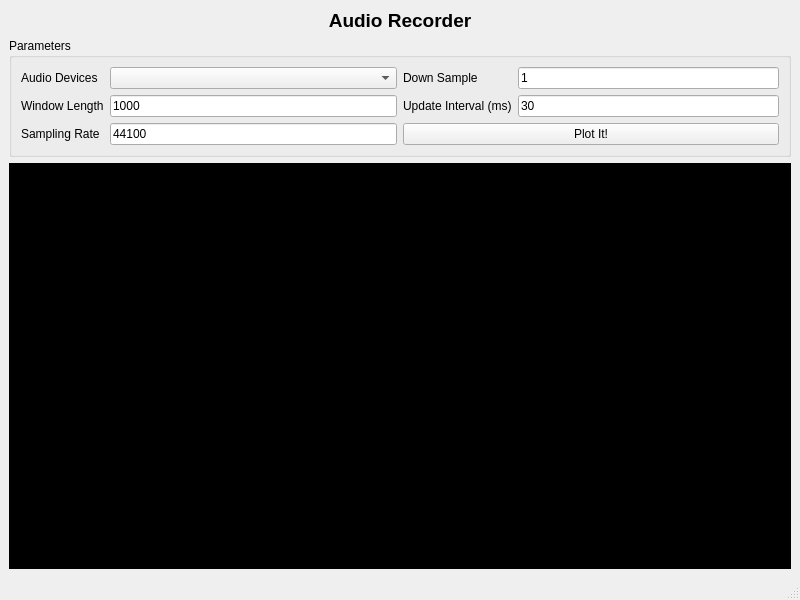
<?xml version="1.0" encoding="UTF-8"?>
<ui version="4.0">
 <class>MainWindow</class>
 <widget class="QMainWindow" name="MainWindow">
  <property name="geometry">
   <rect>
    <x>0</x>
    <y>0</y>
    <width>800</width>
    <height>600</height>
   </rect>
  </property>
  <property name="windowTitle">
   <string>MainWindow</string>
  </property>
  <widget class="QWidget" name="centralwidget">
   <layout class="QGridLayout" name="gridLayout_4">
    <item row="0" column="1">
     <widget class="QLabel" name="title_label">
      <property name="text">
       <string>&lt;html&gt;&lt;head/&gt;&lt;body&gt;&lt;p&gt;&lt;span style=&quot; font-size:14pt; font-weight:700;&quot;&gt;Audio Recorder&lt;/span&gt;&lt;/p&gt;&lt;/body&gt;&lt;/html&gt;</string>
      </property>
      <property name="alignment">
       <set>Qt::AlignCenter</set>
      </property>
     </widget>
    </item>
    <item row="2" column="1">
     <widget class="QWidget" name="matplot_widget" native="true">
      <property name="sizePolicy">
       <sizepolicy hsizetype="Expanding" vsizetype="Expanding">
        <horstretch>0</horstretch>
        <verstretch>0</verstretch>
       </sizepolicy>
      </property>
      <property name="styleSheet">
       <string notr="true">background-color: rgb(0, 0, 0);</string>
      </property>
      <layout class="QGridLayout" name="gridLayout_5"/>
     </widget>
    </item>
    <item row="3" column="1">
     <spacer name="horizontalSpacer">
      <property name="orientation">
       <enum>Qt::Horizontal</enum>
      </property>
      <property name="sizeHint" stdset="0">
       <size>
        <width>0</width>
        <height>0</height>
       </size>
      </property>
     </spacer>
    </item>
    <item row="1" column="1">
     <widget class="QGroupBox" name="paramaeter_box">
      <property name="title">
       <string>Parameters</string>
      </property>
      <layout class="QGridLayout" name="gridLayout_3">
       <item row="0" column="0">
        <layout class="QGridLayout" name="gridLayout_2">
         <item row="0" column="0">
          <widget class="QLabel" name="audio_device_label">
           <property name="text">
            <string>Audio Devices</string>
           </property>
          </widget>
         </item>
         <item row="0" column="1">
          <widget class="QComboBox" name="audio_device_box"/>
         </item>
         <item row="1" column="0">
          <widget class="QLabel" name="window_length_label">
           <property name="text">
            <string>Window Length</string>
           </property>
          </widget>
         </item>
         <item row="1" column="1">
          <widget class="QLineEdit" name="window_length_line_edit">
           <property name="inputMethodHints">
            <set>Qt::ImhNone</set>
           </property>
           <property name="text">
            <string>1000</string>
           </property>
           <property name="clearButtonEnabled">
            <bool>false</bool>
           </property>
          </widget>
         </item>
         <item row="2" column="0">
          <widget class="QLabel" name="sample_rate_label">
           <property name="text">
            <string>Sampling Rate</string>
           </property>
          </widget>
         </item>
         <item row="2" column="1">
          <widget class="QLineEdit" name="sample_rate_line_edit">
           <property name="text">
            <string>44100</string>
           </property>
          </widget>
         </item>
        </layout>
       </item>
       <item row="0" column="1">
        <layout class="QVBoxLayout" name="verticalLayout">
         <item>
          <layout class="QGridLayout" name="gridLayout">
           <item row="0" column="0">
            <widget class="QLabel" name="down_sample_label">
             <property name="text">
              <string>Down Sample</string>
             </property>
            </widget>
           </item>
           <item row="0" column="1">
            <widget class="QLineEdit" name="down_sample_line_edit">
             <property name="text">
              <string>1</string>
             </property>
            </widget>
           </item>
           <item row="1" column="0">
            <widget class="QLabel" name="update_interval_label">
             <property name="text">
              <string>Update Interval (ms)</string>
             </property>
            </widget>
           </item>
           <item row="1" column="1">
            <widget class="QLineEdit" name="update_interval_line_edit">
             <property name="text">
              <string>30</string>
             </property>
            </widget>
           </item>
          </layout>
         </item>
         <item>
          <widget class="QPushButton" name="plot_button">
           <property name="text">
            <string>Plot It!</string>
           </property>
          </widget>
         </item>
        </layout>
       </item>
      </layout>
     </widget>
    </item>
    <item row="2" column="0">
     <spacer name="verticalSpacer">
      <property name="orientation">
       <enum>Qt::Vertical</enum>
      </property>
      <property name="sizeHint" stdset="0">
       <size>
        <width>0</width>
        <height>0</height>
       </size>
      </property>
     </spacer>
    </item>
   </layout>
  </widget>
  <widget class="QMenuBar" name="menubar">
   <property name="geometry">
    <rect>
     <x>0</x>
     <y>0</y>
     <width>800</width>
     <height>21</height>
    </rect>
   </property>
  </widget>
  <widget class="QStatusBar" name="statusbar"/>
 </widget>
 <resources/>
 <connections/>
</ui>
